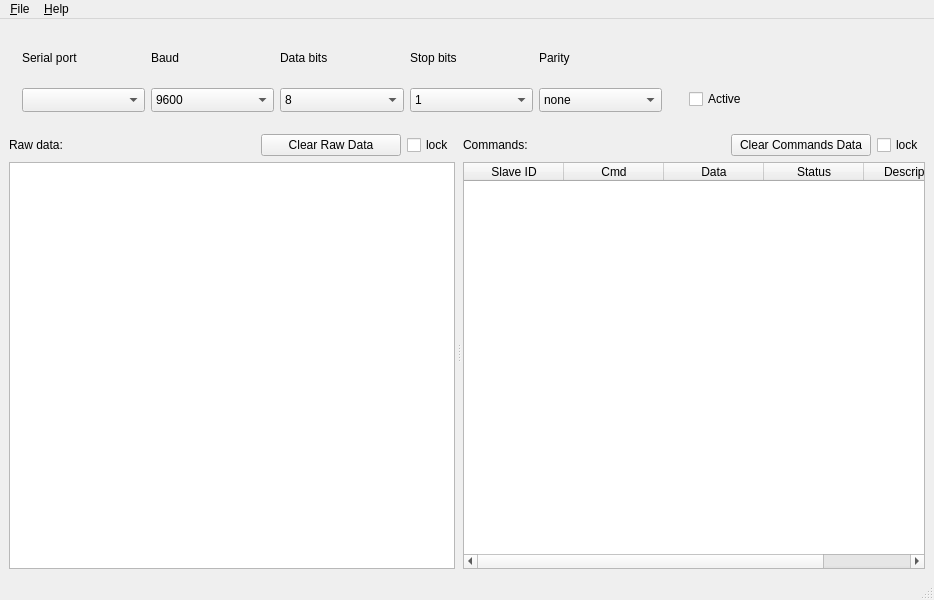
<?xml version="1.0" encoding="UTF-8"?>
<ui version="4.0">
 <class>MainWindow</class>
 <widget class="QMainWindow" name="MainWindow">
  <property name="geometry">
   <rect>
    <x>0</x>
    <y>0</y>
    <width>934</width>
    <height>600</height>
   </rect>
  </property>
  <property name="windowTitle">
   <string>MainWindow</string>
  </property>
  <property name="windowIcon">
   <iconset resource="sniffer_res.qrc">
    <normaloff>:/images/sniffer.png</normaloff>:/images/sniffer.png</iconset>
  </property>
  <widget class="QWidget" name="centralwidget">
   <layout class="QVBoxLayout" name="verticalLayout_3">
    <item>
     <widget class="QWidget" name="widget" native="true">
      <property name="sizePolicy">
       <sizepolicy hsizetype="Preferred" vsizetype="Minimum">
        <horstretch>0</horstretch>
        <verstretch>0</verstretch>
       </sizepolicy>
      </property>
      <property name="minimumSize">
       <size>
        <width>0</width>
        <height>100</height>
       </size>
      </property>
      <property name="maximumSize">
       <size>
        <width>16777215</width>
        <height>100</height>
       </size>
      </property>
      <widget class="QLabel" name="label_2">
       <property name="geometry">
        <rect>
         <x>142</x>
         <y>6</y>
         <width>123</width>
         <height>48</height>
        </rect>
       </property>
       <property name="text">
        <string>Baud</string>
       </property>
      </widget>
      <widget class="QComboBox" name="stopBits">
       <property name="geometry">
        <rect>
         <x>401</x>
         <y>60</y>
         <width>123</width>
         <height>24</height>
        </rect>
       </property>
       <item>
        <property name="text">
         <string>1</string>
        </property>
       </item>
       <item>
        <property name="text">
         <string>1.5</string>
        </property>
       </item>
       <item>
        <property name="text">
         <string>2</string>
        </property>
       </item>
      </widget>
      <widget class="QComboBox" name="dataBits">
       <property name="geometry">
        <rect>
         <x>271</x>
         <y>60</y>
         <width>124</width>
         <height>24</height>
        </rect>
       </property>
       <property name="currentIndex">
        <number>1</number>
       </property>
       <item>
        <property name="text">
         <string>7</string>
        </property>
       </item>
       <item>
        <property name="text">
         <string>8</string>
        </property>
       </item>
      </widget>
      <widget class="QLabel" name="label_5">
       <property name="geometry">
        <rect>
         <x>530</x>
         <y>6</y>
         <width>123</width>
         <height>48</height>
        </rect>
       </property>
       <property name="text">
        <string>Parity</string>
       </property>
      </widget>
      <widget class="QComboBox" name="baud">
       <property name="geometry">
        <rect>
         <x>142</x>
         <y>60</y>
         <width>123</width>
         <height>24</height>
        </rect>
       </property>
       <property name="currentIndex">
        <number>2</number>
       </property>
       <item>
        <property name="text">
         <string>1200</string>
        </property>
       </item>
       <item>
        <property name="text">
         <string>4800</string>
        </property>
       </item>
       <item>
        <property name="text">
         <string>9600</string>
        </property>
       </item>
       <item>
        <property name="text">
         <string>19200</string>
        </property>
       </item>
       <item>
        <property name="text">
         <string>38400</string>
        </property>
       </item>
       <item>
        <property name="text">
         <string>57600</string>
        </property>
       </item>
       <item>
        <property name="text">
         <string>115200</string>
        </property>
       </item>
      </widget>
      <widget class="QLabel" name="label_3">
       <property name="geometry">
        <rect>
         <x>271</x>
         <y>6</y>
         <width>124</width>
         <height>48</height>
        </rect>
       </property>
       <property name="text">
        <string>Data bits</string>
       </property>
      </widget>
      <widget class="QComboBox" name="serialPort">
       <property name="geometry">
        <rect>
         <x>13</x>
         <y>60</y>
         <width>123</width>
         <height>24</height>
        </rect>
       </property>
      </widget>
      <widget class="QLabel" name="label_4">
       <property name="geometry">
        <rect>
         <x>401</x>
         <y>6</y>
         <width>123</width>
         <height>48</height>
        </rect>
       </property>
       <property name="text">
        <string>Stop bits</string>
       </property>
      </widget>
      <widget class="QComboBox" name="parity">
       <property name="geometry">
        <rect>
         <x>530</x>
         <y>60</y>
         <width>123</width>
         <height>24</height>
        </rect>
       </property>
       <item>
        <property name="text">
         <string>none</string>
        </property>
       </item>
       <item>
        <property name="text">
         <string>odd</string>
        </property>
       </item>
       <item>
        <property name="text">
         <string>even</string>
        </property>
       </item>
      </widget>
      <widget class="QLabel" name="label">
       <property name="geometry">
        <rect>
         <x>13</x>
         <y>6</y>
         <width>123</width>
         <height>48</height>
        </rect>
       </property>
       <property name="text">
        <string>Serial port</string>
       </property>
      </widget>
      <widget class="QCheckBox" name="checkBox">
       <property name="geometry">
        <rect>
         <x>680</x>
         <y>60</y>
         <width>83</width>
         <height>22</height>
        </rect>
       </property>
       <property name="text">
        <string>Active</string>
       </property>
      </widget>
     </widget>
    </item>
    <item>
     <widget class="QSplitter" name="splitter">
      <property name="frameShape">
       <enum>QFrame::NoFrame</enum>
      </property>
      <property name="orientation">
       <enum>Qt::Horizontal</enum>
      </property>
      <property name="handleWidth">
       <number>8</number>
      </property>
      <widget class="QWidget" name="verticalLayoutWidget">
       <layout class="QVBoxLayout" name="verticalLayout">
        <item>
         <layout class="QHBoxLayout" name="horizontalLayout">
          <item>
           <widget class="QLabel" name="label_6">
            <property name="text">
             <string>Raw data:</string>
            </property>
           </widget>
          </item>
          <item>
           <spacer name="horizontalSpacer">
            <property name="orientation">
             <enum>Qt::Horizontal</enum>
            </property>
            <property name="sizeHint" stdset="0">
             <size>
              <width>40</width>
              <height>20</height>
             </size>
            </property>
           </spacer>
          </item>
          <item>
           <widget class="QPushButton" name="btnClearRawData">
            <property name="minimumSize">
             <size>
              <width>140</width>
              <height>0</height>
             </size>
            </property>
            <property name="text">
             <string>Clear Raw Data</string>
            </property>
           </widget>
          </item>
          <item>
           <widget class="QCheckBox" name="chkLockRaw">
            <property name="text">
             <string>lock</string>
            </property>
           </widget>
          </item>
         </layout>
        </item>
        <item>
         <widget class="QPlainTextEdit" name="plainTextEdit"/>
        </item>
       </layout>
      </widget>
      <widget class="QWidget" name="verticalLayoutWidget_2">
       <layout class="QVBoxLayout" name="verticalLayout_2">
        <item>
         <layout class="QHBoxLayout" name="horizontalLayout_2">
          <item>
           <widget class="QLabel" name="label_7">
            <property name="text">
             <string>Commands:</string>
            </property>
           </widget>
          </item>
          <item>
           <spacer name="horizontalSpacer_2">
            <property name="orientation">
             <enum>Qt::Horizontal</enum>
            </property>
            <property name="sizeHint" stdset="0">
             <size>
              <width>40</width>
              <height>20</height>
             </size>
            </property>
           </spacer>
          </item>
          <item>
           <widget class="QPushButton" name="btnClearCmdData">
            <property name="minimumSize">
             <size>
              <width>140</width>
              <height>0</height>
             </size>
            </property>
            <property name="text">
             <string>Clear Commands Data</string>
            </property>
           </widget>
          </item>
          <item>
           <widget class="QCheckBox" name="chkLockCmds">
            <property name="text">
             <string>lock</string>
            </property>
           </widget>
          </item>
         </layout>
        </item>
        <item>
         <widget class="QTableWidget" name="busMonTable">
          <column>
           <property name="text">
            <string>Slave ID</string>
           </property>
          </column>
          <column>
           <property name="text">
            <string>Cmd</string>
           </property>
          </column>
          <column>
           <property name="text">
            <string>Data</string>
           </property>
          </column>
          <column>
           <property name="text">
            <string>Status</string>
           </property>
          </column>
          <column>
           <property name="text">
            <string>Description</string>
           </property>
          </column>
         </widget>
        </item>
       </layout>
      </widget>
     </widget>
    </item>
   </layout>
  </widget>
  <widget class="QMenuBar" name="menubar">
   <property name="geometry">
    <rect>
     <x>0</x>
     <y>0</y>
     <width>934</width>
     <height>21</height>
    </rect>
   </property>
   <widget class="QMenu" name="menu_File">
    <property name="title">
     <string>&amp;File</string>
    </property>
    <addaction name="action_Quit"/>
   </widget>
   <widget class="QMenu" name="menu_About">
    <property name="title">
     <string>&amp;Help</string>
    </property>
    <addaction name="action_About"/>
   </widget>
   <addaction name="menu_File"/>
   <addaction name="menu_About"/>
  </widget>
  <widget class="QStatusBar" name="statusbar"/>
  <action name="action_Quit">
   <property name="text">
    <string>&amp;Quit</string>
   </property>
  </action>
  <action name="action_About">
   <property name="text">
    <string>&amp;About</string>
   </property>
  </action>
 </widget>
 <resources>
  <include location="sniffer_res.qrc"/>
 </resources>
 <connections>
  <connection>
   <sender>btnClearRawData</sender>
   <signal>clicked()</signal>
   <receiver>plainTextEdit</receiver>
   <slot>clear()</slot>
   <hints>
    <hint type="sourcelabel">
     <x>740</x>
     <y>157</y>
    </hint>
    <hint type="destinationlabel">
     <x>399</x>
     <y>270</y>
    </hint>
   </hints>
  </connection>
  <connection>
   <sender>action_Quit</sender>
   <signal>triggered()</signal>
   <receiver>MainWindow</receiver>
   <slot>close()</slot>
   <hints>
    <hint type="sourcelabel">
     <x>-1</x>
     <y>-1</y>
    </hint>
    <hint type="destinationlabel">
     <x>399</x>
     <y>299</y>
    </hint>
   </hints>
  </connection>
 </connections>
</ui>
